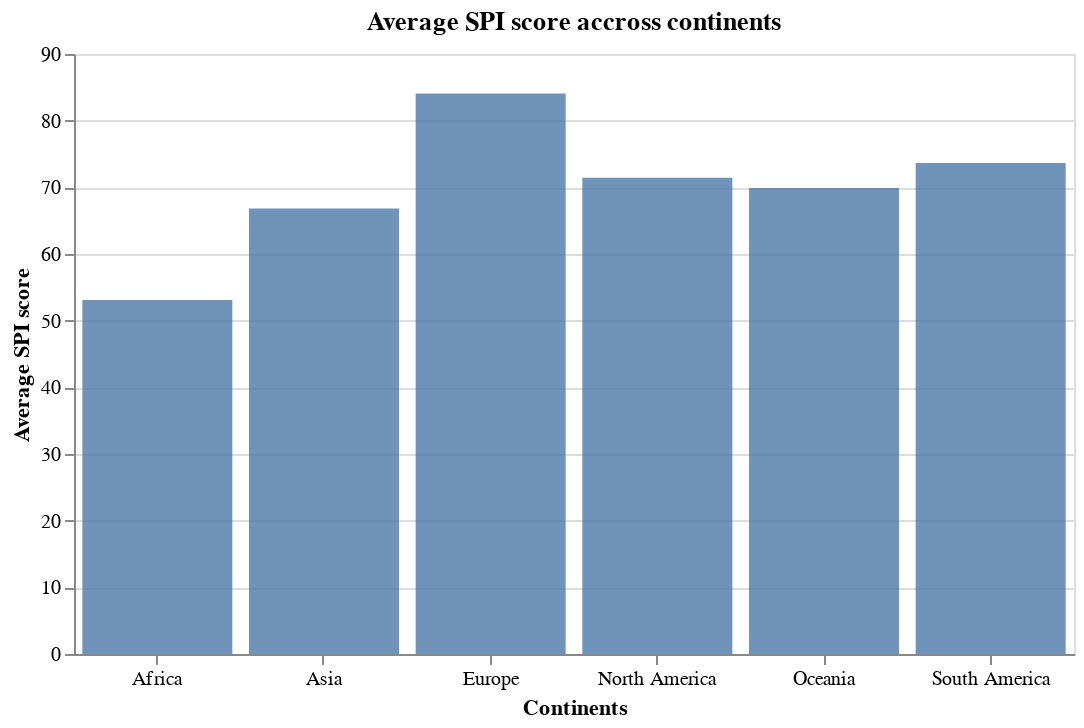

The cell this chart's notebook holds for it:
### Code cell
bar_chart_A.configure_axis(labelAngle=0)

### Figure 1 — Vega-Lite specification as saved in the notebook (floating-point values rounded to 4 significant figures)
{"config": {"view": {"continuousWidth": 300, "continuousHeight": 300}, "axis": {"labelAngle": 0}, "title": {"anchor": "middle"}}, "data": {"name": "data-f07a88de90a1238e4a9e3431c6f4d5e7"}, "mark": {"type": "bar", "opacity": 0.8}, "encoding": {"tooltip": [{"field": "continent", "type": "nominal"}, {"field": "avg_spi", "type": "quantitative"}], "x": {"axis": {"title": "Continents"}, "field": "continent", "type": "nominal"}, "y": {"axis": {"title": "Average SPI score"}, "field": "avg_spi", "type": "quantitative"}}, "height": 300, "title": "Average SPI score accross continents", "width": 500, "$schema": "https://vega.github.io/schema/vega-lite/v5.8.0.json", "datasets": {"data-f07a88de90a1238e4a9e3431c6f4d5e7": [{"continent": "Africa", "avg_spi": 53.11}, {"continent": "Asia", "avg_spi": 66.82}, {"continent": "Europe", "avg_spi": 84.06}, {"continent": "North America", "avg_spi": 71.45}, {"continent": "Oceania", "avg_spi": 69.89}, {"continent": "South America", "avg_spi": 73.66}]}}
